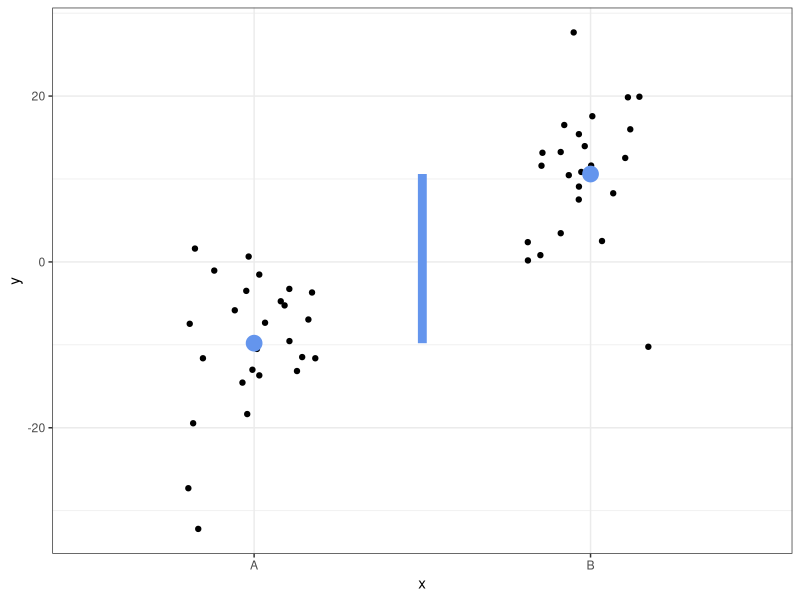

Generate this figure with R:
## ---- chunk 1
library(tidyverse)
set.seed(222)
theme_set(theme_bw())
## ---- chunk 2
x <- sample(c("A", "B"), size = 50, replace = TRUE)
xB <- ifelse(x == "A", 0, 1)
## ---- chunk 3
beta_0 <- -10
beta_1 <- 20
sigma <- 8
## ---- chunk 4
y_expected <- beta_0 + beta_1 * xB
## ---- chunk 5
y <- rnorm(
  n = 50,
  mean = y_expected,
  sd = sigma
)

simulated_data <- tibble(
  x,
  y
)
## ---- chunk 6
categorical_lm <- lm(y ~ x, data = simulated_data)
# Verify the model coefficients approximate the simulation parameters
summary(categorical_lm)
## ---- chunk 7
betas <- coef(categorical_lm)

ggplot(simulated_data, aes(x, y)) +
  geom_point(position = position_jitter(width = 0.2)) +
  # beta_0 = mean of reference level
  annotate("point", x = 1, y = betas[1], color = "cornflowerblue", size = 5) +
  # beta_1 = difference from reference level
  annotate(
    "segment",
    x = 1.5,
    xend = 1.5,
    y = betas[1],
    yend = sum(betas),
    color = "cornflowerblue",
    linewidth = 3
  ) +
  # beta_0 + beta_1 = mean of second level
  annotate("point", x = 2, y = sum(betas), color = "cornflowerblue", size = 5)
